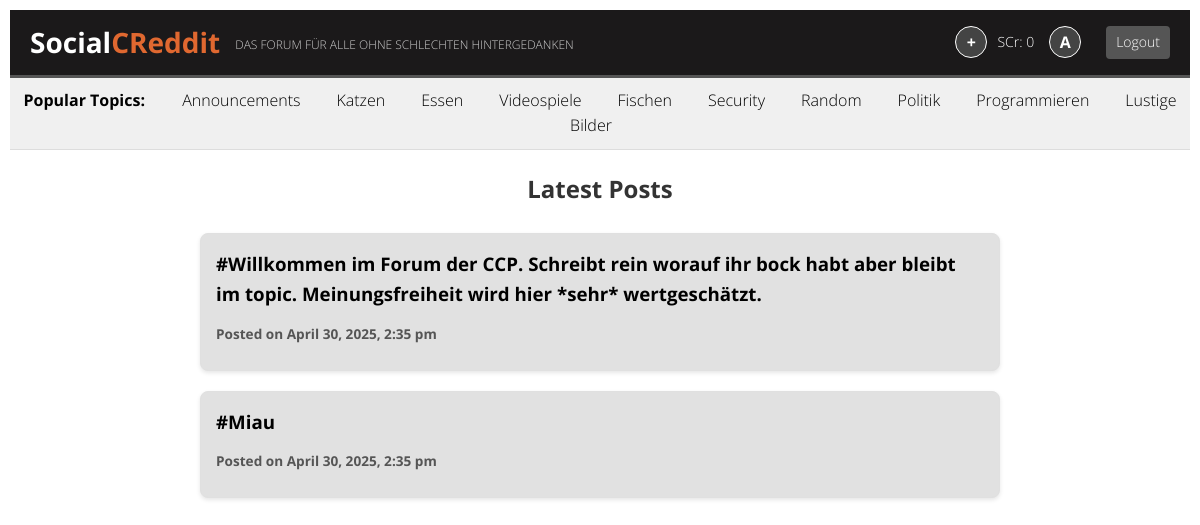
Screenshot of / (signed in) with the database file from the repository.
### tables this page shows
CREATE TABLE `topic` (
  `ID` int(11) NOT NULL,
  `Name` text NOT NULL
);

CREATE TABLE `posts` (
  `ID` bigint(20) NOT NULL,
  `TopicID` int(11) NOT NULL,
  `Content` text NOT NULL,
  `Likes` int(11) NOT NULL,
  `Pinned` tinyint(1) NOT NULL,
  `UserID` int(11) NOT NULL,
  `created_at` timestamp NOT NULL DEFAULT current_timestamp()
);

### www/include/database/content_managment.php (called while the page is built, shortened)
<?php
function get_topics($limit = 10, $sort_by = "popular")
{
    $conn = getDatabaseConnection();
    if ($limit == 0) {
        $sql = 'SELECT * FROM topic ORDER BY (SELECT COUNT(*) FROM posts WHERE posts.TopicID = topic.ID) DESC';
    } else {
        if ($sort_by == "popular") {
            $sql = 'SELECT * FROM topic ORDER BY (SELECT COUNT(*) FROM posts WHERE posts.TopicID = topic.ID) DESC LIMIT ' . $limit;
        } else {
            $sql = 'SELECT * FROM topic ORDER BY ID DESC LIMIT ' . $limit;
        }
    }
    $result = $conn->query($sql);
    if ($result->num_rows > 0) {
        $topics = array();
        while ($row = $result->fetch_assoc()) {
            $topics[] = $row;
        }
        return $topics;
    } else {
        return false;
    }
}
function get_homefeed($limit = 10, $sort_by = "created_at", $sort_order = "DESC")
{
    $conn = getDatabaseConnection();
    $sql = 'SELECT * FROM posts ORDER BY "' . $sort_by . '" "' . $sort_order . '"LIMIT ' . $limit;
    $result = $conn->query($sql);
    if ($result->num_rows > 0) {
        $posts = array();
        while ($row = $result->fetch_assoc()) {
            $posts[] = $row;
        }
        return $posts;
    } else {
        return false;
    }
}

### www/include/topicbar.php (the view)
<?php
        $popular_topics = get_topics();
        if ($popular_topics && !empty($popular_topics)) {
            echo '<div class="popular-topics-bar">';
            echo '<span>Popular Topics: </span>';
            foreach ($popular_topics as $topic) {
                echo '<a href="topic.php?name=' . urlencode($topic['Name']) . '">' . htmlspecialchars($topic['Name']) . '</a>';
            }
            echo '</div>';
        } else {
            echo '<div class="popular-topics-bar"><span>No popular topics found.</span></div>';
        }
?>

### www/index.php (shortened to what this page needs)
<!DOCTYPE html>
<html lang="en">
    <head>
    <?php include "header.php"; ?>
    </head>
    <body>
    <?php
        include "include/topicbar.php";
        $home_feed_posts = get_homefeed();
        if ($home_feed_posts && !empty($home_feed_posts)) {
            echo '<div class="home-feed">';
            echo '<h2>Latest Posts</h2>';
            foreach ($home_feed_posts as $post) {
                echo '<a href="post.php?id=' . $post['ID'] . '" class="post-preview-link">';
                echo '<div class="post-preview">';
                    echo '<h3>' . htmlspecialchars($post['Content']) . '</h3>';
                    $date = date_create($post['created_at']);
                    echo '<p class="post-meta">Posted on ' . date_format($date, 'F j, Y, g:i a') . '</p>';
                echo '</div>';
                echo '</a>';
            }
            echo '</div>';
        } else {
            echo '<div class="home-feed"><p>No posts to display yet.</p></div>';
        }
        ?>
    </body>
</html>

### www/header.php (shortened to what this page needs)
<!DOCTYPE html>
<html lang="en">
    <head>
	    <link rel="stylesheet" href="assets/css/styles.css">
        <link rel="stylesheet" href="https://code.jquery.com/ui/1.13.2/themes/base/jquery-ui.css">
    </head>
</html>
<?php
require_once "include/database/content_managment.php";
include "include/navbar.php";
?>

### www/include/navbar.php (shortened to what this page needs)
<?php
    $username = isset($_SESSION['username']) ? htmlspecialchars($_SESSION['username']) : 'Guest';
    $social_credit = isset($_SESSION['socialcredit']) ? htmlspecialchars($_SESSION['socialcredit']) : '-';
    ?>
    <link rel="stylesheet" href="assets/css/navbar.css">
    <nav class="navbar">
        <div class="navbar-brand">
            <a href="index.php" class="navbar-logo">Social<span>CReddit</span></a>
            <span class="navbar-tagline">DAS FORUM FÜR ALLE OHNE SCHLECHTEN HINTERGEDANKEN</span>
        </div>
        <div class="navbar-user-info">
            <a href="create.php" class="user-icon-link">
                <div class="user-icon">
                        <span class="user-icon-letter"><b>+</b></span>
                </div>
            </a>
            <span class="user-social-credit">SCr: <?php echo $social_credit; ?></span>
            <a href="profile.php" class="user-icon-link">
                <div class="user-icon">
                    <?php if ($username != 'Guest') : ?>
                        <span class="user-icon-letter"><?php echo strtoupper(substr($username, 0, 1)); ?></span>
                    <?php else : ?>
                        <span class="user-icon-letter">-</span>
                    <?php endif; ?>
                </div>
            </a>
            <a href="include/logout.php" class="logout-button">Logout</a>
        </div>
    </nav>

### www/assets/css/styles.css (style rules this page uses)
body { font-family: "Open Sans", sans-serif; line-height: 1.6; margin: 10px; padding: 0; font-weight: 100; font-size: normal; }
.popular-topics-bar { padding: 10px; background-color: #f0f0f0; border-bottom: 1px solid #ddd; text-align: center; margin-bottom: 20px; }
.popular-topics-bar span { font-weight: bold; margin-right: 15px; }
.popular-topics-bar a { margin: 0 8px; text-decoration: none; color: black; padding: 5px 10px; border-radius: 4px; transition: background-color 0.3s ease; }
.home-feed { margin: 20px auto; max-width: 800px; padding: 0 15px; }
.home-feed h2 { text-align: center; margin-bottom: 25px; color: #333; }
.home-feed div { margin-bottom: 20px; padding: 15px; border-radius: 8px; background-color: #e1e1e1; box-shadow: 0 2px 4px rgba(0,0,0,0.1); }
.home-feed a { text-decoration: none; color: #000000; font-weight: bold; }
.post-preview h3 { margin-top: 0; margin-bottom: 10px; }
.post-preview { border: 1px solid #e0e0e0; padding: 20px; margin-bottom: 20px; border-radius: 8px; background-color: #fff; box-shadow: 0 2px 4px rgba(0,0,0,0.05); }
.post-preview .post-meta { font-size: 0.85em; color: #555; margin-bottom: 10px; }

### www/assets/css/navbar.css (style rules this page uses)
.navbar { display: flex; justify-content: space-between; align-items: center; padding: 10px 20px; background-color: rgb(27, 25, 26); color: white; border-bottom: 3px solid #555; }
.navbar-brand { display: flex; align-items: center; }
.navbar-logo { font-size: 28px; font-weight: bold; color: white; text-decoration: none; margin-right: 15px; }
.navbar-logo span { color: rgb(224, 104, 48); }
.navbar-tagline { font-size: 12px; color: #ccc; margin-top: 5px; }
.navbar-user-info { display: flex; align-items: center; }
.user-social-credit { margin-right: 15px; font-size: 14px; }
.user-icon-link { display: flex; align-items: center; text-decoration: none; color: white; }
.user-icon { width: 30px; height: 30px; border-radius: 50%; border: 1px solid white; margin-right: 10px; display: flex; align-items: center; justify-content: center; background-color: #444; font-size: 16px; font-weight: bold; color: white; }
.user-icon-letter { line-height: 1; }
.logout-button { margin-left: 15px; padding: 5px 10px; background-color: #555; color: white; text-decoration: none; border-radius: 4px; font-size: 14px; }

### rows the page displays
topic: Name "Announcements"
topic: Name "Katzen"
topic: Name "Essen"
topic: Name "Videospiele"
topic: Name "Fischen"
topic: Name "Security"
topic: Name "Random"
topic: Name "Politik"
topic: Name "Programmieren"
topic: Name "Lustige Bilder"
posts: Content "#Willkommen im Forum der CCP. Schreibt rein worauf ihr bock habt aber bleibt im topic. Meinungsfreiheit wird hier *sehr* wertgeschätzt.", created_at "April 30, 2025, 2:35 pm"
posts: Content "#Miau", created_at "April 30, 2025, 2:35 pm"

### other values shown
$social_credit "0"
substr($username, 0, 1) "A"
